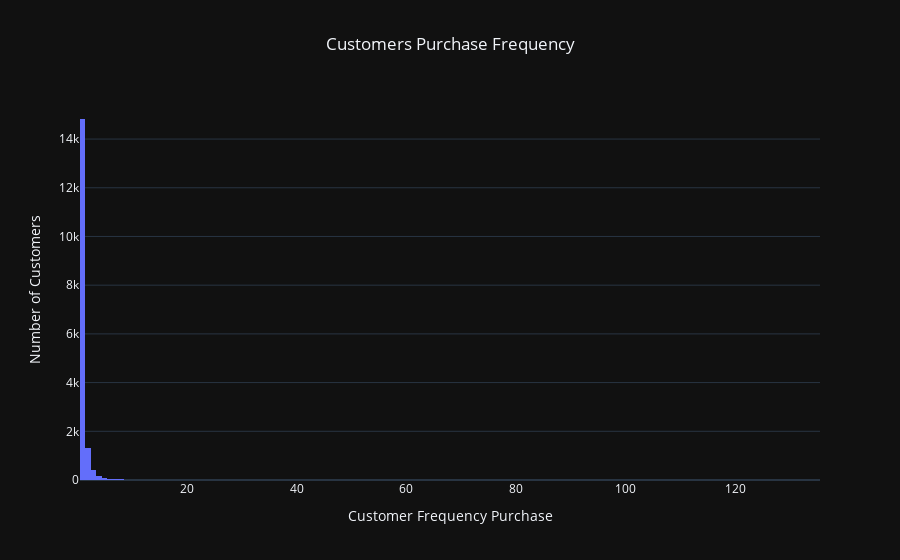

Here is the notebook cell this chart was saved with:
### Code cell
# plot histogram
hist_fig = px.histogram(x=ctm_dt['Frequency'], 
                        title="Customers Purchase Frequency", 
                        template= "plotly_dark" 
                       )

hist_fig.update_layout(title_x=0.5, 
                       xaxis_title="Customer Frequency Purchase", 
                       yaxis_title="Number of Customers"
                      )

hist_fig.show(config={'displaylogo': False})

### Figure 1 — Plotly figure (JSON) as saved in the notebook; plotly's stock layout.template omitted (floating-point values rounded to 4 significant figures; data arrays with more than 128 entries replaced by an {"elided": "..."} marker saying what was removed)
{"data": [{"alignmentgroup": "True", "bingroup": "x", "hovertemplate": "x=%{x}<br>count=%{y}<extra></extra>", "legendgroup": "", "marker": {"color": "#636efa", "pattern": {"shape": ""}}, "name": "", "offsetgroup": "", "orientation": "v", "showlegend": false, "type": "histogram", "x": {"elided": "17019 int values"}, "xaxis": "x", "yaxis": "y"}], "layout": {"barmode": "relative", "legend": {"tracegroupgap": 0}, "title": {"text": "Customers Purchase Frequency", "x": 0.5}, "xaxis": {"anchor": "y", "domain": [0, 1], "title": {"text": "Customer Frequency Purchase"}}, "yaxis": {"anchor": "x", "domain": [0, 1], "title": {"text": "Number of Customers"}}}}
